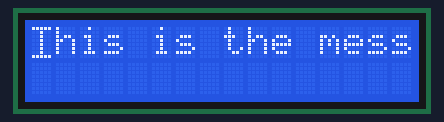
A program run on a simulated Raspberry Pi Pico running MicroPython. Shown: 16×2 character LCD. What the program prints to the serial console is not drawn.

Above: at 0.13 s.
At 5.06 s:
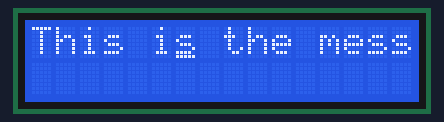
At 9.88 s:
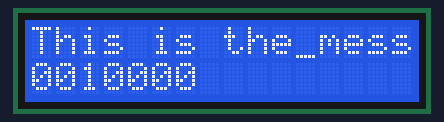
At 19.73 s:
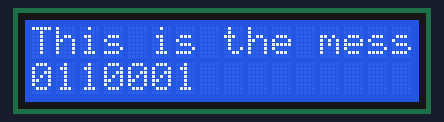
At 29.59 s:
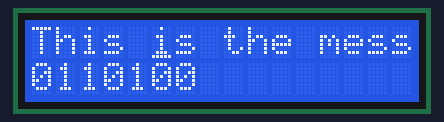
At 39.85 s:
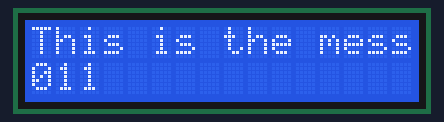

The program:

Sender.py
```python
# Following is the sender code for the raspberry pi pico for the "Reliable data transmission" project by Ben eater,
# for the raspberry pi pico.

from machine import Pin
import utime
from gpio_lcd import GpioLcd
# Pins used for lcd : gpio pins 8 - 13 (in order) for lcd
#                     gpio 0 and 2 were used for clock and data respectively
message = "This is the message to be sent"
TX_RATE = 5 # the number of bits to be sent per second. we keep it small so that the transfer is recognisable
# Two pins will be used to send the data. one for the clock pin, so that on each clock pulse we send a bit, and the other to
# send the bit itself.thus TX_CLK  and TX_DATA
TX_CLK = Pin(2,Pin.OUT)
TX_DATA  = Pin(0,Pin.OUT)
# According to the Gpio_lcd module, the following way we use to declare the lcd with the appropriate pins.
lcd = GpioLcd(rs_pin = Pin(8),enable_pin = Pin(9),
    d4_pin = Pin(10),
    d5_pin = Pin(11),
    d6_pin = Pin(12),
    d7_pin = Pin(13),
    num_lines = 2,
    num_columns = 16)

lcd.clear() # to clear off any characters left in the LCD
lcd.move_to(0,0)
lcd.putstr(message)
lcd.show_cursor()
while True:
    # -----------This section will remove only the top portion of the 2 lined lcd
    lcd.move_to(0,1)
    lcd.putstr("                ")
    lcd.move_to(0,1)
    # ----------------------------------

    #  Each character in the message is ascii , which are each a byte of data. so we take each character as a byte of information.
    for byte_idx  in range(len(message)):
        char = message[byte_idx]
        num = ord(char) # to get the integer value of the character.
        print(char,end="") # On terminal
        # --------Following section will go through the bit representation of the character and print each bit on the second line
        # =============clearing the bottom line
        lcd.hide_cursor()
        lcd.move_to(0,1)
        lcd.putstr("             ")
        lcd.move_to(byte_idx,0)
        lcd.show_cursor()
        #===================
        # printing each bit on the second line of the lcd one by one
        for bit_idx in range(8):
            tx_bit = num & (0x80 >> bit_idx)
            utime.sleep_ms(int(1000/TX_RATE) // 4)
            TX_CLK.high()  # when this is set to high, the reciever percieves this as a positive edge of the clock
            utime.sleep_ms(int(1000/TX_RATE) // 4)
            if tx_bit:
                TX_DATA.high()
            else:
                TX_DATA.low()
            TX_CLK.low() # when this is set to low, the reciever percieves this as a low edge of the clock.
#           using both the clock and data high and low, the reciever is able to determine a bit value at a given time.
            #update the lcd
            lcd.hide_cursor()
            lcd.move_to(bit_idx,1)
            lcd.putchar("1" if tx_bit else "0")
            lcd.move_to(byte_idx,0)
            lcd.show_cursor()
```
